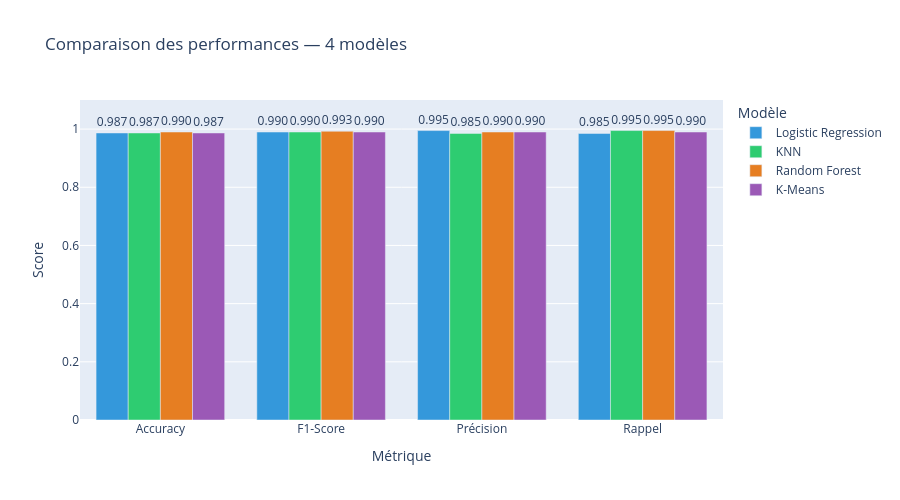

Notebook code for this chart:
### Code cell
# =============================================================================
# BLOC 17 — GRAPHIQUE COMPARATIF INTERACTIF
# Visualisation radar + barres pour comparer les métriques facilement.
# =============================================================================

fig = go.Figure()

colors_models = ['#3498db', '#2ecc71', '#e67e22', '#9b59b6']
model_names = results['Modèle'].tolist()
metrics = ['Accuracy', 'F1-Score', 'Précision', 'Rappel']

for i, (_, row) in enumerate(results.iterrows()):
    fig.add_trace(go.Bar(
        name=row['Modèle'],
        x=metrics,
        y=[row[m] for m in metrics],
        marker_color=colors_models[i],
        text=[f"{row[m]:.3f}" for m in metrics],
        textposition='outside'
    ))

fig.update_layout(
    title='Comparaison des performances — 4 modèles',
    barmode='group',
    yaxis=dict(range=[0, 1.1], title='Score'),
    xaxis_title='Métrique',
    height=500,
    legend_title='Modèle'
)
fig.show()

### Figure 1 — Plotly figure (JSON) as saved in the notebook; plotly's stock layout.template omitted (floating-point values rounded to 4 significant figures)
{"data": [{"marker": {"color": "#3498db"}, "name": "Logistic Regression", "text": ["0.987", "0.990", "0.995", "0.985"], "textposition": "outside", "type": "bar", "x": ["Accuracy", "F1-Score", "Précision", "Rappel"], "y": [0.9867, 0.9899, 0.9949, 0.985]}, {"marker": {"color": "#2ecc71"}, "name": "KNN", "text": ["0.987", "0.990", "0.985", "0.995"], "textposition": "outside", "type": "bar", "x": ["Accuracy", "F1-Score", "Précision", "Rappel"], "y": [0.9867, 0.99, 0.9851, 0.995]}, {"marker": {"color": "#e67e22"}, "name": "Random Forest", "text": ["0.990", "0.993", "0.990", "0.995"], "textposition": "outside", "type": "bar", "x": ["Accuracy", "F1-Score", "Précision", "Rappel"], "y": [0.99, 0.9925, 0.99, 0.995]}, {"marker": {"color": "#9b59b6"}, "name": "K-Means", "text": ["0.987", "0.990", "0.990", "0.990"], "textposition": "outside", "type": "bar", "x": ["Accuracy", "F1-Score", "Précision", "Rappel"], "y": [0.9867, 0.99, 0.99, 0.99]}], "layout": {"barmode": "group", "height": 500, "legend": {"title": {"text": "Modèle"}}, "title": {"text": "Comparaison des performances — 4 modèles"}, "xaxis": {"title": {"text": "Métrique"}}, "yaxis": {"range": [0, 1.1], "title": {"text": "Score"}}}}
